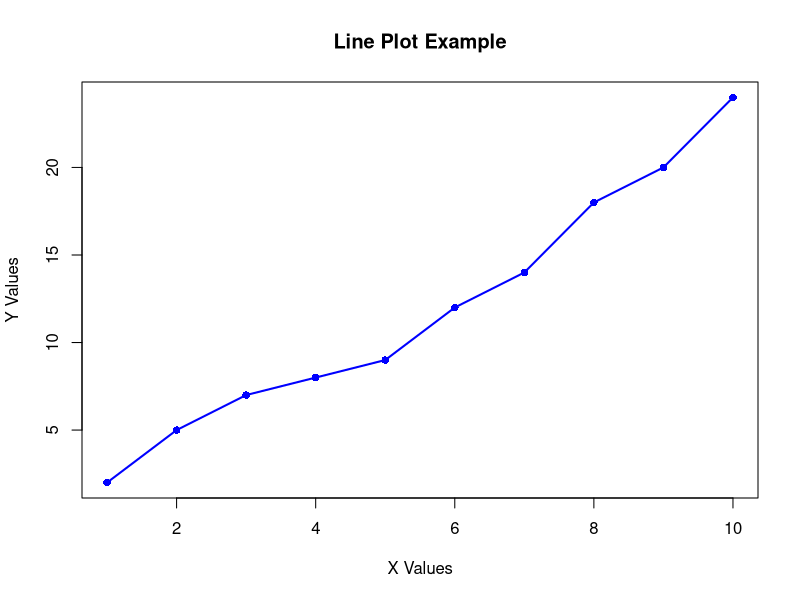
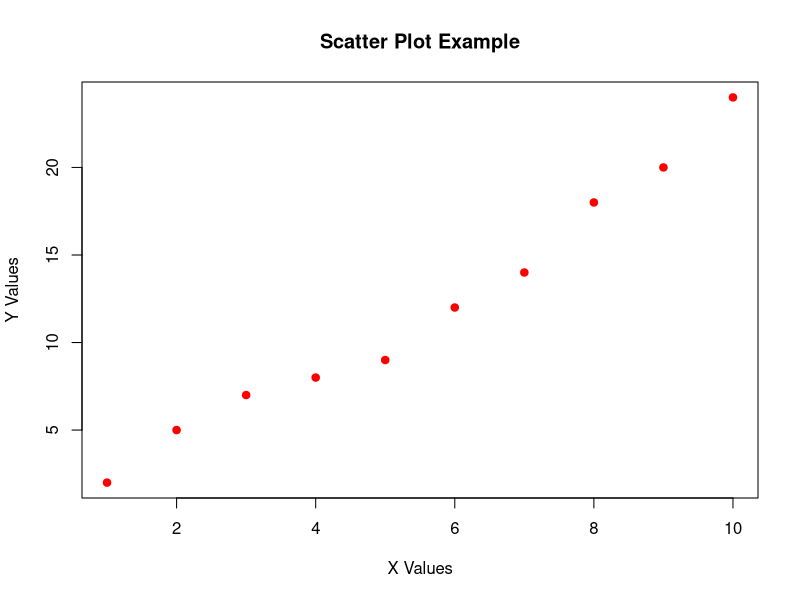
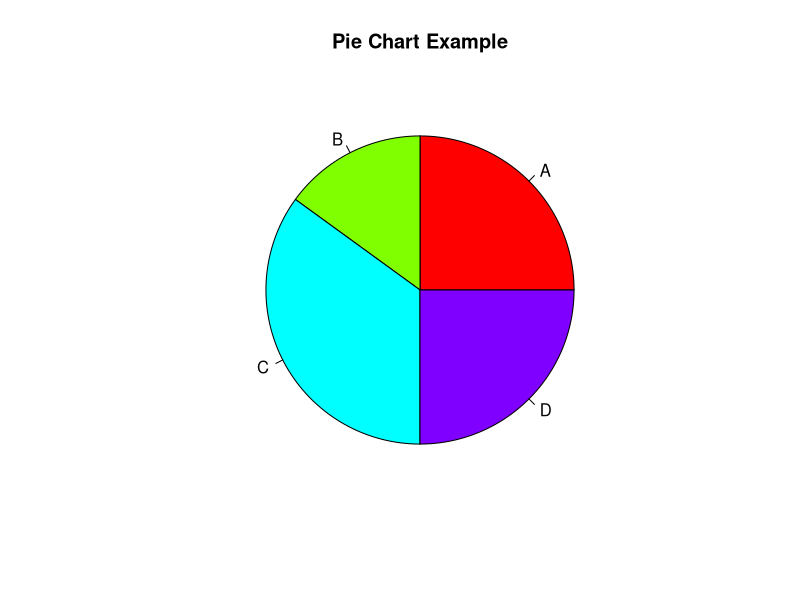
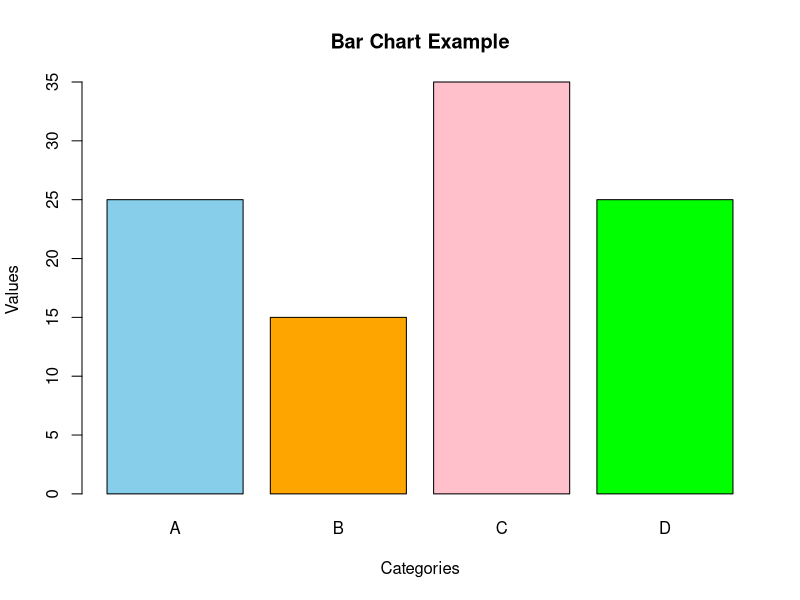

Recreate these plots in R, in order.
x <- 1:10
y <- c(2, 5, 7, 8, 9, 12, 14, 18, 20, 24)  # numeric values
categories <- c("A", "B", "C", "D")
values <- c(25, 15, 35, 25)                # for pie & bar chart

plot(x, y,
     type = "o",              # 'o' for line + points
     col = "blue",            # line color
     lwd = 2,                 # line width
     main = "Line Plot Example",
     xlab = "X Values",
     ylab = "Y Values",
     pch = 16)                # solid circle points

plot(x, y,
     type = "p",              # 'p' for points only
     col = "red",
     main = "Scatter Plot Example",
     xlab = "X Values",
     ylab = "Y Values",
     pch = 19)                # filled circles

pie(values,
    labels = categories,
    col = rainbow(length(values)),
    main = "Pie Chart Example")

barplot(values,
        names.arg = categories,
        col = c("skyblue", "orange", "pink", "green"),
        main = "Bar Chart Example",
        xlab = "Categories",
        ylab = "Values")
